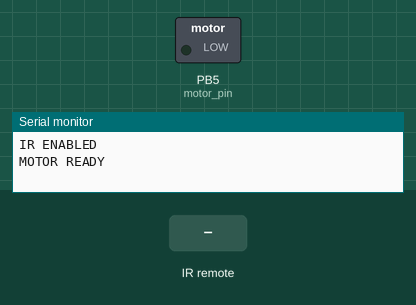
The sketch below on a simulated ATtiny85, built with avr-gcc and run on an emulated ATtiny85. Parts: switched loads named in the sketch (green lamp = pin HIGH), the last lines printed to the serial monitor. The inputs (shaded band) are chosen by the test bench.

Above: at 1.8 s.
1.9 s: infrared code 0xFF629D received
At 3.1 s:
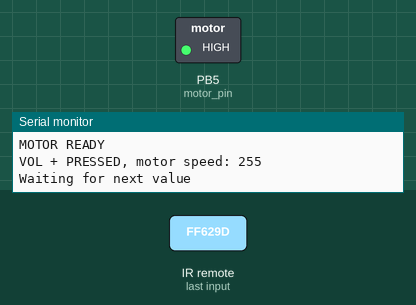
3.5 s: infrared code 0xFF30CF received
At 4.9 s:
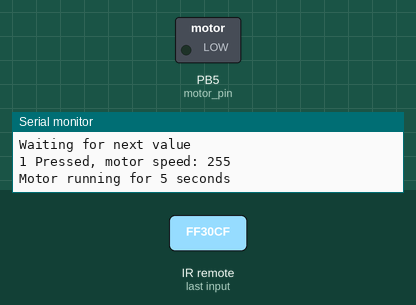
Timing chart, 0 to 13.5 s (numbered marks = the images above; inputs shaded):
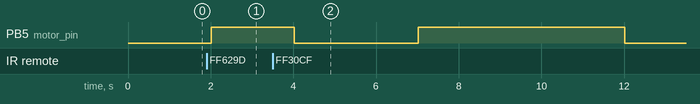

The sketch:

Final_code.ino
```cpp
#include "IRremote.h"

int Recv_pin = 11;
int motor_pin = 5;
int motor_speed = 255;


IRrecv irrecv(Recv_pin);
decode_results results;

void setup() {
  // put your setup code here, to run once:
  Serial.begin(9600);
  irrecv.enableIRIn();
  Serial.println("IR ENABLED");
  pinMode(motor_pin,OUTPUT);
  //analogWrite(motor_pin,motor_speed);
  Serial.println("MOTOR READY");
}

void loop() {
  // put your main code here, to run repeatedly:
  if (irrecv.decode(&results)){
    //Serial.println(results.value,HEX);
    motor_control(&results);
    irrecv.resume();
    Serial.println("Waiting for next value");
  }
  delay(1000);
}
void motor_control(decode_results *results){
  if(results->value == 0xFF629D){
    Serial.print("VOL + PRESSED, motor speed: ");
    motor_speed += 20;
    motor_speed = constrain(motor_speed,100,255);
    Serial.println(motor_speed);
    motor(motor_speed);
  }
  else if (results->value == 0xFFA857){
    Serial.print("VOL - PRESSED, motor speed: ");
    motor_speed -= 20;
    motor_speed = constrain(motor_speed,100,255);
    Serial.println(motor_speed);
    motor(motor_speed);
  }
  else if (results->value == 0xFF30CF){
    Serial.print("1 Pressed, motor speed: ");
    Serial.println(motor_speed);
    Serial.println("Motor running for 5 seconds");
    motor_run(motor_speed);
  }
  else{
    Serial.print("WRONG INPUT, motor speed: ");
    Serial.println(motor_speed);
  }
}
void motor(int motor_speed){
  analogWrite(motor_pin,motor_speed);
}
void motor_run(int motor_speed){
  motor(0);
  delay(3000);
  motor(motor_speed);
  delay(5000);
  motor(0);
  delay(1000);
}
```

Measured:
- after the input at 1.9 s, PB5 (motor_pin): LOW → HIGH after 0.11 s
- after the input at 3.5 s, PB5 (motor_pin): HIGH → LOW after 0.52 s, → HIGH 3.0 s later, → LOW 5.0 s later
